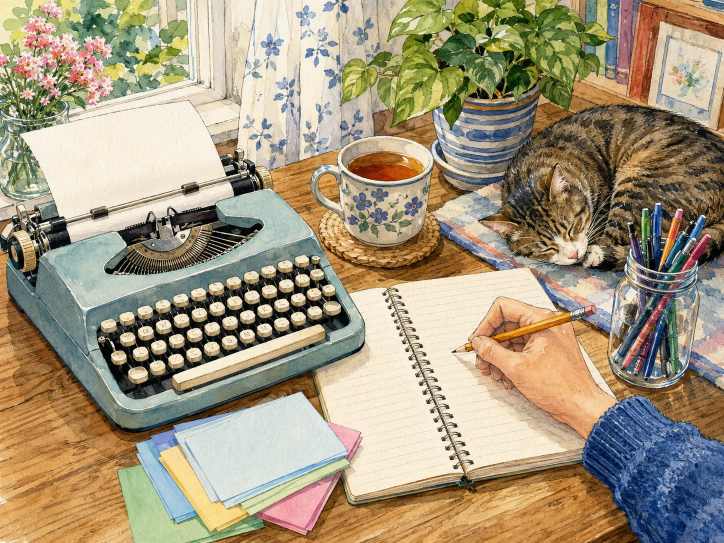
#> input picture assets/ig-web/imagenes/creacion-mesa-escribir.webp, 1448 x 1086 px, given in place of matriz_master_raster.png, which was not available (shown at 1/2 size)
$ python build_assets.py
#> lines starting #> are read from the running program, lines starting #| are printed output that depends on the picture; pictures that were not available may be replaced by others from this repository, and a replacement may not be noted
#!/usr/bin/env python3
from pathlib import Path
from PIL import Image, ImageOps
import argparse

def save_png(im,p):
    p.parent.mkdir(parents=True,exist_ok=True); im.save(p,'PNG',compress_level=9,optimize=False)

def main():
    ap=argparse.ArgumentParser(); ap.add_argument('--root',default=None); ap.add_argument('--output',default='assets'); a=ap.parse_args()
    root=Path(a.root).resolve() if a.root else Path(__file__).resolve().parents[1]
    masters=root/'masters'; out=root/a.output
    for name in ('matriz','web','ia','educa'):
        im=Image.open(masters/f'{name}_master_raster.png').convert('RGBA'); d=out/name; d.mkdir(parents=True,exist_ok=True)
        save_png(im,d/f'{name}_master_color.png')
        alpha=im.getchannel('A')
#> alpha: PIL image 1448x1086 L; every value is 255
        gray=ImageOps.grayscale(im.convert('RGB'))
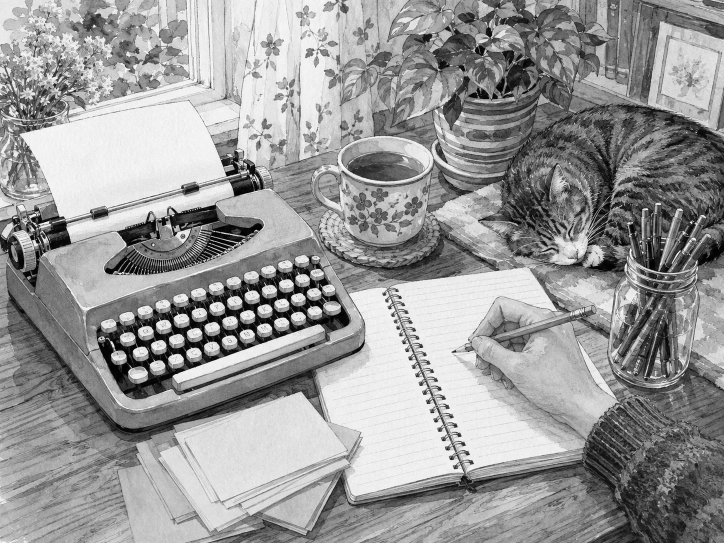
#> gray: PIL image 1448x1086 L (shown at 1/2 size); min 0, max 255, mean 152.3
        save_png(Image.merge('RGBA',(gray,gray,gray,alpha)),d/f'{name}_monochrome_light.png')
        gd=gray.point(lambda v: 28 + int(v*0.30))
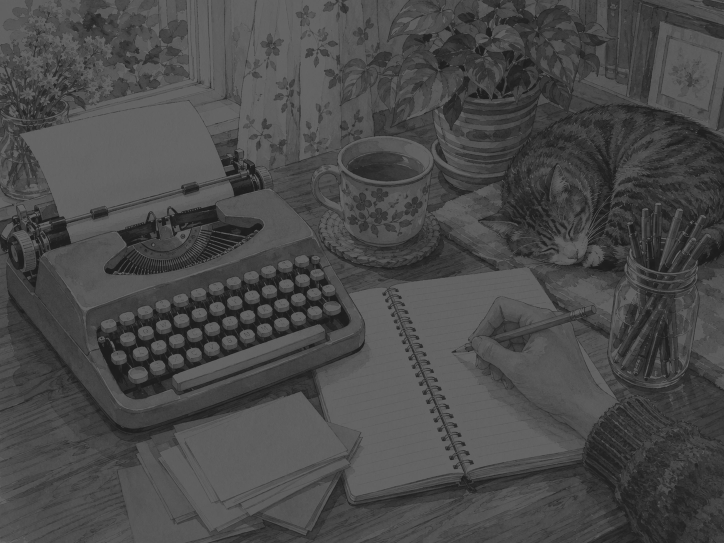
#> gd: PIL image 1448x1086 L (shown at 1/2 size); min 28, max 104, mean 73.2
        save_png(Image.merge('RGBA',(gd,gd,gd,alpha)),d/f'{name}_monochrome_dark.png')
        sil=Image.new('RGBA',im.size,(41,50,67,0)); sil.putalpha(alpha)
#> after `sil.putalpha(alpha)`:
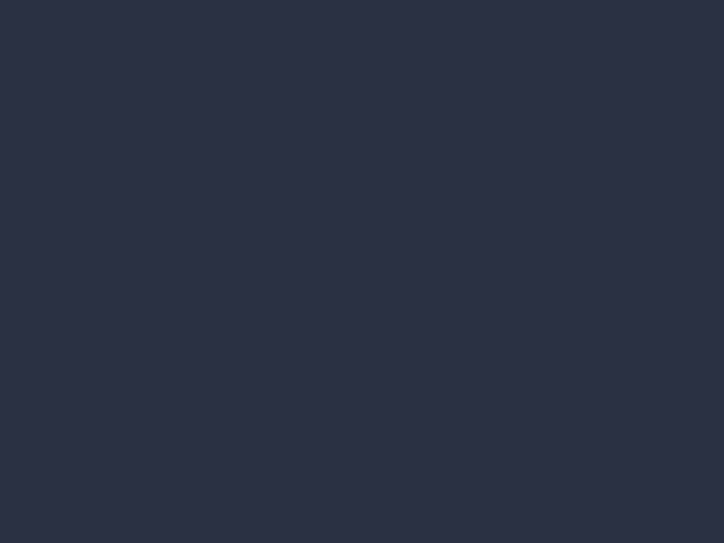
#> sil: PIL image 1448x1086 RGBA (shown at 1/2 size); mean R, G, B, A 41, 50, 67, 255
        save_png(sil,d/f'{name}_silhouette.png')
        for s in (64,40,32,24):
            save_png(im.resize((s,s),Image.Resampling.LANCZOS),d/f'{name}_{s}px.png')
#> this loop made 4 passes
#> pass 1, in save_png (call 5), `p.parent.mkdir(parents=True, exist_ok=True)`:
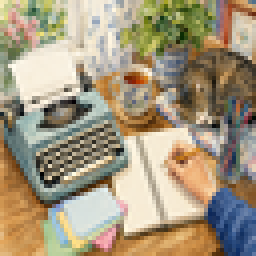
#> saved as matriz_64px.png: PIL image 64x64 RGBA (shown 4 times larger); mean R, G, B, A 164.2, 151.4, 125.5, 255
        for lab,bg in (('white',(255,255,255)),('lightgray',(245,247,249)),('dark',(14,29,53))):
            c=Image.new('RGB',(640,420),bg); icon=im.resize((320,320),Image.Resampling.LANCZOS)
            c.paste(icon,(160,40),icon); save_png(c,d/f'{name}_on_{lab}.png')
#> this loop made 3 passes
#> pass 1, in main, `icon = im.resize((320, 320), Image.Resampling.LANCZOS)`:
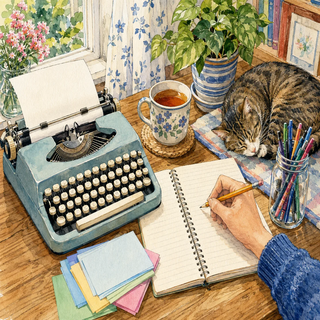
#> icon: PIL image 320x320 RGBA; mean R, G, B, A 164.3, 151.4, 125.5, 255
#> pass 1, in save_png (call 9), `p.parent.mkdir(parents=True, exist_ok=True)`:
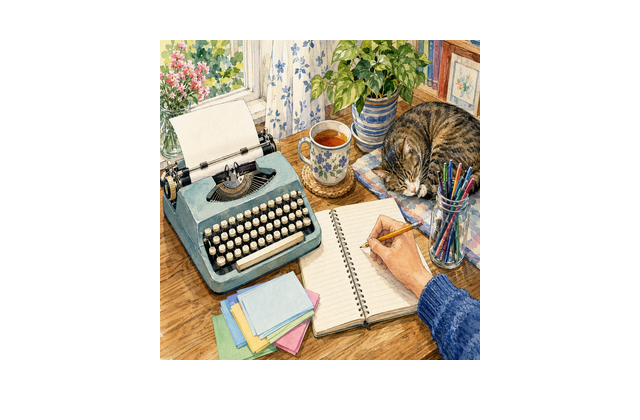
#> saved as matriz_on_white.png: PIL image 640x420 RGB; mean R, G, B 220.4, 215.5, 205.7
#> after the loop:
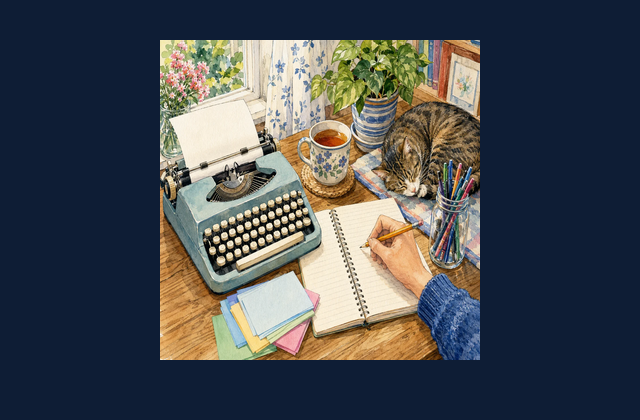
#> c: PIL image 640x420 RGB; mean R, G, B 71.2, 75.6, 80.6
#> pass 2 of the loop in main, `for name in ('matriz','web','ia','educa'):`:
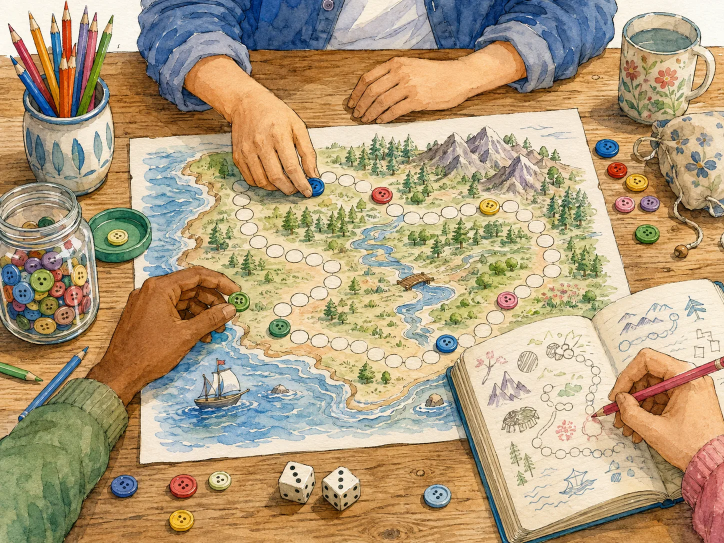
#> input picture assets/ig-web/imagenes/creacion-mesa-inventar.webp, 1448 x 1086 px, given in place of web_master_raster.png, which was not available (shown at 1/2 size)
#> the loop in main, `for lab,bg in (('white',(255,255,255)),('lightgray',(245,247,249)),('d..` made 3 passes
#> pass 1, in save_png (call 20), `p.parent.mkdir(parents=True, exist_ok=True)`:
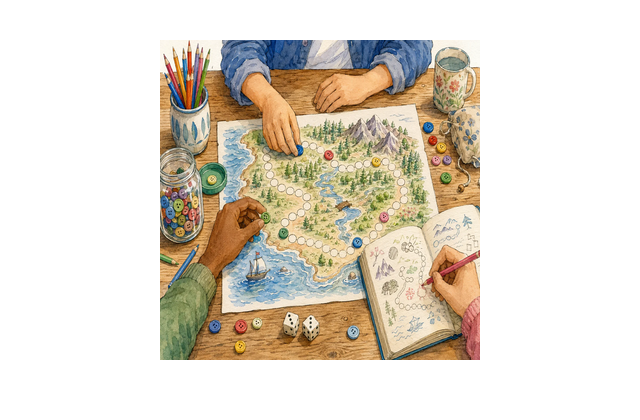
#> saved as web_on_white.png: PIL image 640x420 RGB; mean R, G, B 225.7, 218, 205.8
#> after the loop in main, `for lab,bg in (('white',(255,255,255)),('lightgray',(245,247,249)),('d..`:
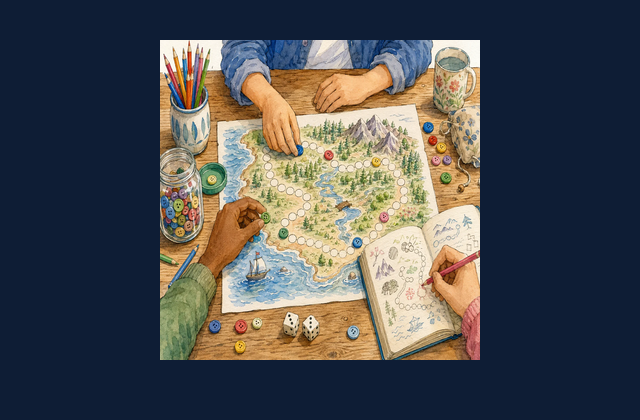
#> c: PIL image 640x420 RGB; mean R, G, B 76.5, 78.1, 80.7
    print('BUILD_ASSETS_PASS')
#> (the run stopped early here; a loop or call above may not have finished)
